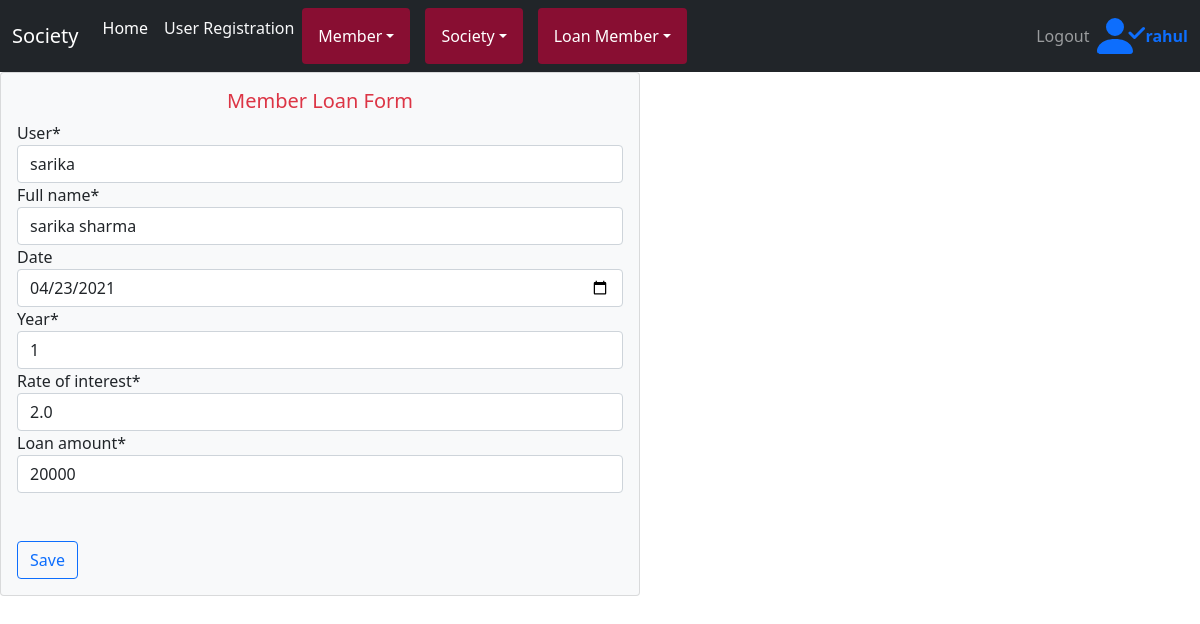
The app's page /societyupdate/45 (signed in) with its own data.
### admin_app/models.py (models this page shows, shortened)
class Societyloan(models.Model):
        user=models.ForeignKey(User,on_delete=models.CASCADE,null=True)
        full_name=models.ForeignKey(Member, on_delete=models.CASCADE)
        date = models.DateField(auto_now_add=False,auto_now=False,blank=True)
        year=models.IntegerField()
        rate_of_interest=models.FloatField()
        loan_amount=models.IntegerField()
        total_amount=models.IntegerField(null=True)
        year_amount=models.IntegerField(null=True)
        @property
        def total_amount(self):
                if(self.loan_amount != None):
                        rate_of_interest = self.year * self.rate_of_interest * self.loan_amount/100
                        total_amount = self.loan_amount + rate_of_interest
                        total_amount = total_amount/(self.year*12)
                        return total_amount
        def year_amount(self):
                if(self.total_amount !=None):
                        year_amount = self.total_amount*12
                        return year_amount

### admin_app/views.py (the view)
# urls.py: path('societyupdate/<int:id>',views.societyupdate,name='societyupdate'),
@login_required
def societyupdate(request,id):
    upd=Societyloan.objects.get(id=id)
    fm=SocietyForm(request.POST or None,request.FILES or None,instance=upd)
    if fm.is_valid():
        fm.save()
        return redirect(societyloanread)
    return render(request,'societyupdate.html',{'update':fm})

### admin_app/forms.py
class SocietyForm(forms.ModelForm):
    class Meta:
        model=Societyloan
        fields="__all__"
        date = widgets = {'date': DateInput()}

### admin_app/models.py (called while the page is built)
        def __str__(self):
            return self.full_name

### templates/societyupdate.html (shortened to what this page needs)
{% extends "base.html" %}
{% block content %}
{% include "nav.html" %}
<div class="card align-item-center bg-light " style="width: 40rem;">
    <div class="card-body">
      <h5 class="card-title text-danger"><center>Member Loan Form</center></h5>
      <form  method="POST" enctype="multipart/form-data" class=" text-black">
        {%load crispy_forms_tags%}
        {{update|crispy}}
        <br>
        <br>
        <button type="submit" class="btn btn-outline-primary align-center">Save</button>
{% endblock %}

### templates/nav.html (shortened to what this page needs)
{% extends 'base.html' %}
{% block content %}
{% load static %}
<nav class="navbar navbar-expand-lg navbar-drak  navbar-dark bg-dark text-light">
    <div class="container-fluid">
     <a class="navbar-brand" href="#">Society</a>
      <div class="collapse navbar-collapse" id="navbarSupportedContent">
        <ul class="navbar-nav me-auto mb-2 mb-lg-0">
          <li class="nav-item ">
            <a class="nav-link active" aria-current="page" href="{% url 'home' %}">Home</a>
          </li>
              <li><a class="nav-link text-light" href="{% url 'signup' %}">User Registration</a></li>
                <div class="dropdown">
                  <button class="dropbtn btn btn-secondary dropdown-toggle ">Member</button>
                </div>
                <div class="dropdown">
                  <button class="dropbtn btn btn-secondary dropdown-toggle ">Society</button>
                </div>
                <div class="dropdown">
                  <button class="dropbtn btn btn-secondary dropdown-toggle ">Loan Member</button>
                </div>
        </ul>
          <ul class="navbar-nav my-2 my-lg-0">
              <li class="nav-item active">
                <a class="nav-link" href="{% url 'logout' %}">Logout</a></li>
          </ul>
          {%if request.user.is_authenticated%}
        <strong class="text-primary">
          {{request.user}}</strong>
        {%endif%}
      </div>
    </div>
    </nav>
{% endblock %}

### templates/nav.html (style rules this page uses)
.dropbtn { background-color: #880e32; color: white; padding: 16px; font-size: 16px; border: none; cursor: pointer; margin-right:15px; }
.dropdown { position: relative; display: inline-block; }

### records on screen
Societyloan: user "sarika", full_name "sarika sharma", date "04/23/2021", year "1", rate_of_interest "2.0", loan_amount "20000"

### other values on screen
{{ request.user }} "rahul"
